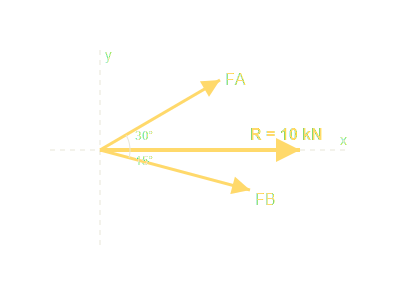

Source code (Python):
import cairosvg
import os

svg_code = """<svg viewBox="0 0 400 300" xmlns="http://www.w3.org/2000/svg"><defs><marker id="arrow" viewBox="0 0 10 10" refX="10" refY="5" markerWidth="6" markerHeight="6" orient="auto-start-reverse"><path d="M 0 0 L 10 5 L 0 10 z" fill="#FFD96B" /></marker></defs><line x1="50" y1="150" x2="350" y2="150" stroke="#E8E6D8" stroke-width="1" stroke-dasharray="5,5" /><line x1="100" y1="50" x2="100" y2="250" stroke="#E8E6D8" stroke-width="1" stroke-dasharray="5,5" /><text x="340" y="145" fill="#E8E6D8" font-size="14">x</text><text x="105" y="60" fill="#E8E6D8" font-size="14">y</text><line x1="100" y1="150" x2="300" y2="150" stroke="#FFD96B" stroke-width="4" marker-end="url(#arrow)" /><text x="250" y="140" fill="#FFD96B" font-size="16" font-weight="bold">R = 10 kN</text><line x1="100" y1="150" x2="220" y2="80" stroke="#FFD96B" stroke-width="3" marker-end="url(#arrow)" /><text x="225" y="85" fill="#FFD96B" font-size="16">FA</text><path d="M 130 150 A 30 30 0 0 0 126 135" fill="none" stroke="#E8E6D8" stroke-width="1" /><text x="135" y="140" fill="#E8E6D8" font-size="12">30°</text><line x1="100" y1="150" x2="250" y2="190" stroke="#FFD96B" stroke-width="3" marker-end="url(#arrow)" /><text x="255" y="205" fill="#FFD96B" font-size="16">FB</text><path d="M 130 150 A 30 30 0 0 1 129 158" fill="none" stroke="#E8E6D8" stroke-width="1" /><text x="135" y="165" fill="#E8E6D8" font-size="12">15°</text></svg>"""

try:
    cairosvg.svg2png(bytestring=svg_code.encode("utf-8"), write_to="test_svg.png")
    print("Success")
except Exception as e:
    print(f"Error: {e}")
